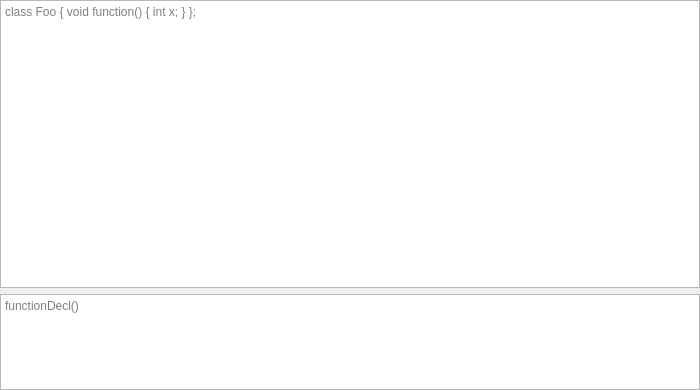
<?xml version="1.0" encoding="UTF-8"?>
<ui version="4.0">
 <class>Form</class>
 <widget class="QWidget" name="Form">
  <property name="geometry">
   <rect>
    <x>0</x>
    <y>0</y>
    <width>512</width>
    <height>390</height>
   </rect>
  </property>
  <property name="sizePolicy">
   <sizepolicy hsizetype="Expanding" vsizetype="Expanding">
    <horstretch>1</horstretch>
    <verstretch>1</verstretch>
   </sizepolicy>
  </property>
  <property name="minimumSize">
   <size>
    <width>512</width>
    <height>0</height>
   </size>
  </property>
  <property name="windowTitle">
   <string/>
  </property>
  <layout class="QVBoxLayout" name="verticalLayout">
   <property name="sizeConstraint">
    <enum>QLayout::SetMinimumSize</enum>
   </property>
   <property name="leftMargin">
    <number>0</number>
   </property>
   <property name="topMargin">
    <number>0</number>
   </property>
   <property name="rightMargin">
    <number>0</number>
   </property>
   <property name="bottomMargin">
    <number>0</number>
   </property>
   <item>
    <widget class="ClangRefactoring::ClangQueryExampleTextEditorWidget" name="exampleSourceTextEdit">
     <property name="sizePolicy">
      <sizepolicy hsizetype="Expanding" vsizetype="Expanding">
       <horstretch>1</horstretch>
       <verstretch>3</verstretch>
      </sizepolicy>
     </property>
     <property name="placeholderText">
      <string notr="true">class Foo { void function() { int x; } };</string>
     </property>
    </widget>
   </item>
   <item>
    <widget class="ClangRefactoring::ClangQueryTextEditorWidget" name="queryTextEdit">
     <property name="sizePolicy">
      <sizepolicy hsizetype="Expanding" vsizetype="Expanding">
       <horstretch>1</horstretch>
       <verstretch>1</verstretch>
      </sizepolicy>
     </property>
     <property name="minimumSize">
      <size>
       <width>700</width>
       <height>0</height>
      </size>
     </property>
     <property name="placeholderText">
      <string notr="true">functionDecl()</string>
     </property>
    </widget>
   </item>
  </layout>
 </widget>
 <customwidgets>
  <customwidget>
   <class>ClangRefactoring::ClangQueryExampleTextEditorWidget</class>
   <extends>QPlainTextEdit</extends>
   <header>clangqueryexampletexteditorwidget.h</header>
  </customwidget>
  <customwidget>
   <class>ClangRefactoring::ClangQueryTextEditorWidget</class>
   <extends>QPlainTextEdit</extends>
   <header>clangquerytexteditorwidget.h</header>
  </customwidget>
 </customwidgets>
 <resources/>
 <connections/>
</ui>
